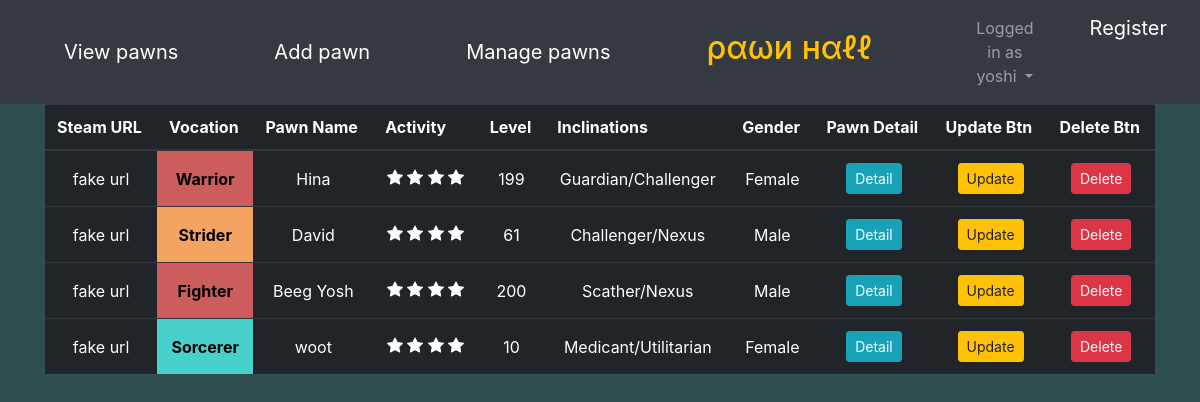
Screenshot of /manage_pawns (signed in) with the database file from the repository.
### pawnlisting/models.py (models this page shows, shortened)
class Pawn(models.Model):
    id = models.AutoField(primary_key=True)
    name = models.CharField(max_length=30)
    vocation = models.CharField(max_length=20, choices=build_choices(vocations))
    level = models.IntegerField()
    gender = models.CharField(max_length=10, choices=build_choices(genders))
    PRIMARY_INCLINATION_CHOICES = build_choices(inclinations)
    SECONDARY_INCLINATION_CHOICES = PRIMARY_INCLINATION_CHOICES[:] + [("None", "None")]
    primary_inclination = models.CharField(max_length=30, choices=PRIMARY_INCLINATION_CHOICES)
    secondary_inclination= models.CharField(max_length=30, choices=SECONDARY_INCLINATION_CHOICES)
    notes = models.TextField(max_length=1000, blank=True)
    picture = models.ImageField(upload_to="pawn_pictures/", null=True, blank=True)
    created_by = models.ForeignKey("auth.User", null=False, on_delete=models.CASCADE)
    last_modified = models.DateTimeField(default=timezone.now)
    @property
    def activity(self):
        time_since_modified = timezone.now() - self.last_modified
        weeks_since_modified = time_since_modified.days // 7
        return 4 - weeks_since_modified
    @property
    def vocation_color(self):
        if self.vocation == "Fighter" or self.vocation == "Warrior":
            return "red"
        elif self.vocation == "Strider" or self.vocation == "Ranger":
            return "yellow"
        else:
            return "blue"

### pawnlisting/views.py (the view)
# urls.py: path("manage_pawns", views.PawnManager.as_view(), name="manage_pawns"),
class PawnManager(LoginRequiredMixin, TemplateView):
    login_url = "/login/"
    template_name = "pawnlisting/manage_pawns.html"
    def get_context_data(self, **kwargs):
        context = super().get_context_data(**kwargs)
        context["user_pawns"] = Pawn.objects.filter(created_by=self.request.user)
        return context

### pawnlisting/templates/pawnlisting/manage_pawns.html (shortened to what this page needs)
{% include "pawnlisting/base.html" %}
{% load static %}
<link rel="stylesheet" href="{% static 'pawnlisting/css/pawn_list.css' %}">
<div class="container">
    <table class="table table-dark">
    <thead>
        <th scope="col">Steam URL</th>
        <th scope="col">Vocation</th>
        <th scope="col">Pawn Name</th>
        <th scope="col">Activity</th>
        <th scope="col">Level</th>
        <th scope="col">Inclinations</th>
        <th scope="col">Gender</th>
        <th scope="col">Pawn Detail</th>
        <th scope="col">Update Btn</th>
        <th scope="col">Delete Btn</th>
    </thead>
    <tbody>
        {% for pawn in user_pawns %}
            <tr>
                <td>fake url</td>
                <td class="{{ pawn.vocation_color }}-vocation"> <b> {{ pawn.vocation }} </b> </td>
                <td>{{ pawn.name }}</td>
                <td>
                </td>
                <td>{{ pawn.level }}</td>
                <td>{{ pawn.primary_inclination }}/{{ pawn.secondary_inclination }}</td>
                <td>{{ pawn.gender }}</td>
                <td><a href="{% url 'view_pawn' pawn.id %}" class="btn btn-info btn-sm"> Detail </button>
                <td><a href="{% url 'update_pawn' pawn.id %}" class="btn btn-warning btn-sm"> Update </button>
                <td><a href="{% url 'delete_pawn' pawn.id %}" class="btn btn-danger btn-sm"> Delete </button>
            </tr>
        {% endfor %}
    </tbody>
    </table>
</div>

### pawnlisting/templates/pawnlisting/base.html (shortened to what this page needs)
{% load static %}
<head>
    <link rel="stylesheet" href="https://maxcdn.bootstrapcdn.com/bootstrap/4.0.0/css/bootstrap.min.css">
    <link rel="stylesheet" href="{% static 'pawnlisting/css/base.css' %}">
</head>
<nav class="navbar navbar-expand-lg navbar-dark bg-dark">
    <div class="navbar-collapse collapse w-100 dual-collapse2 order-1 order-md-0">
        <ul class="navbar-nav ml-auto text-center">
            <a class="navbar-brand nav-item mx-5" href="{% url 'list_pawn' %}"> View pawns </a>
            <a class="navbar-brand nav-item mx-5" href="{% url 'create_pawn' %}"> Add pawn </a>
            <a class="navbar-brand nav-item mx-5" href="{% url 'manage_pawns' %}"> Manage pawns </a>
        </ul>
    </div>
    <h2 class="text-warning navbar-text nav-item mx-5" style="white-space: nowrap;"> ραωи нαℓℓ </h2>
    <div class="navbar-collapse collapse w-100 dual-collapse2 order-2 order-md-2 mx-5">
        <ul class="navbar-nav mr-auto text-center">
            {% if user.is_authenticated %}
                <li class="nav-item dropdown">
                        <a class="nav-link dropdown-toggle" href="#" id="navbarDropdown" role="button"
                                    data-toggle="dropdown" aria-haspopup="true" aria-expanded="false">
                                    Logged in as {{ user.username }}
                        </a>
                </li>
            {% else %}
                <a class="navbar-brand" href="{% url 'login' %}"> Login </a>
            {% endif %}
            <a class="navbar-brand nav-item mx-5" href="{% url 'register' %}"> Register </a>
        </ul>
    </div>
</nav>

### pawnlisting/static/pawnlisting/css/base.css (style rules this page uses)
div { color: whitesmoke; }

### pawnlisting/static/pawnlisting/css/pawn_list.css (style rules this page uses)
td.red-vocation { background-color: indianred; }
td.yellow-vocation { background-color: sandybrown; }
td.blue-vocation { background-color: mediumturquoise; }
b { color: black; }
.table td { text-align: center; vertical-align: middle; }
a { color: lightskyblue; }

### rows the page displays
Pawn: vocation "Warrior", name "Hina", level "199", primary_inclination "Guardian", secondary_inclination "Challenger", gender "Female"
Pawn: vocation "Strider", name "David", level "61", primary_inclination "Challenger", secondary_inclination "Nexus", gender "Male"
Pawn: vocation "Fighter", name "Beeg Yosh", level "200", primary_inclination "Scather", secondary_inclination "Nexus", gender "Male"
Pawn: vocation "Sorcerer", name "woot", level "10", primary_inclination "Medicant", secondary_inclination "Utilitarian", gender "Female"

### other values shown
{{ user.username }} "yoshi"
